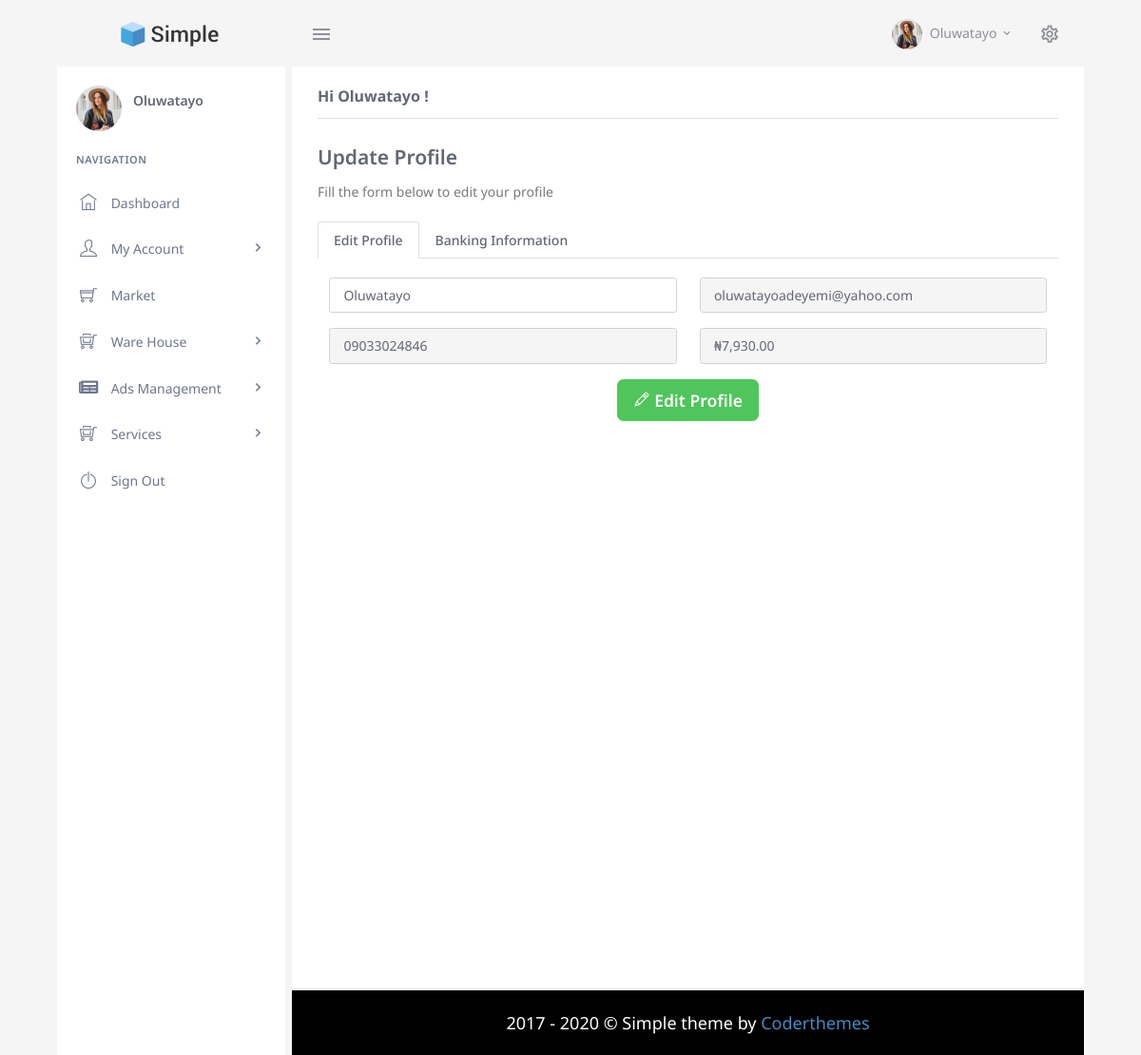
The page /account/updateProfile.php (signed in) on the database its author committed.
### tables this page shows
CREATE TABLE `user` (
  `id` int(255) NOT NULL,
  `name` varchar(255) NOT NULL,
  `email` varchar(255) NOT NULL,
  `mobile` varchar(255) NOT NULL,
  `password` varchar(255) NOT NULL,
  `main_bal` decimal(20,2) DEFAULT 0.00,
  `earn_bal` decimal(20,2) NOT NULL DEFAULT 0.00,
  `providusID` varchar(255) NOT NULL,
  `providus_reference` varchar(255) NOT NULL,
  `accesskey` varchar(255) NOT NULL DEFAULT '0000',
  `bankInfo` longtext NOT NULL,
  `isverified` varchar(255) NOT NULL DEFAULT '0'
);

### config.php (called while the page is built, shortened)
<?php
class Config
{
	public $host = "localhost";
    public $db_name = "projecthub";
    public $username = "root";
    public $password = "";
	public function __construct()
    {
        try
        {
            $this->con = new PDO("mysql:host=" . $this->host . ";dbname=" . $this->db_name, $this->username, $this->password);
        }
        catch(PDOException $exception)
        {
            $this->con = null;
            echo "Connection error: " . $exception->getMessage();
			die();
        }
    }
}
?>

### account/updateProfile.php (the view, shortened to what this page needs)
<?php
require "../action.php"; $action = new Action();
$uid = $_SESSION["uid"];
if(empty($uid)) {
	$action->redirect_to("../login");
	die();
} else {
	$userInfo = $action->userInfo($uid);
} ?>
<!DOCTYPE html>
<html lang="en">
<head>
        <link href="../assets/css/bootstrap.min.css" rel="stylesheet" type="text/css" id="bootstrap-stylesheet" />
        <link href="../assets/css/icons.min.css" rel="stylesheet" type="text/css" />
        <link href="../assets/css/app.min.css" rel="stylesheet" type="text/css" id="app-stylesheet" />
    </head>
    <body>
        <div id="wrapper">
            <div class="navbar-custom">
                <ul class="list-unstyled topnav-menu float-right mb-0">
                    <li class="dropdown notification-list">
                        <a class="nav-link dropdown-toggle nav-user mr-0" data-toggle="dropdown" href="#" role="button" aria-haspopup="false" aria-expanded="false">
                            <img src="../assets/images/avatar-1.jpg" alt="user-image" class="rounded-circle">
                            <span class="pro-user-name ml-1">
                                    <?php echo $userInfo["name"];?>  <i class="mdi mdi-chevron-down"></i>
                            </span>
                        </a>
                    </li>
                    <li class="dropdown notification-list">
                        <a href="javascript:void(0);" class="nav-link right-bar-toggle">
                            <i class="mdi mdi-settings-outline noti-icon"></i>
                        </a>
                    </li>
                </ul>
                <div class="logo-box">
                    <a href="index.html" class="logo text-center logo-dark">
                        <span class="logo-lg">
                            <img src="../assets/images/logo-dark.png" alt="" height="26">
                        </span>
                    </a>
                </div>
                <ul class="list-unstyled topnav-menu topnav-menu-left m-0">
                    <li>
                        <button class="button-menu-mobile">
                            <i class="mdi mdi-menu"></i>
                        </button>
                    </li>
				</ul>
            </div>
<div class="left-side-menu">
                <div class="user-box">
					<div class="float-left">
						<img src="../assets/images/avatar-1.jpg" alt="" class="avatar-md rounded-circle">
					</div>
					<div class="user-info">
						<a href="#"><?php echo ucfirst($userInfo["name"]);?> </a>
					</div>
				</div>
            <?php echo $action->sideMenu($uid);?>
    </div>
            <div class="content-page">
                <div class="content">
                    <div class="container-fluid">
                        <div class="row">
                            <div class="col-12">
                                <div>
                                    <h4 class="header-title mb-3">Hi <?php echo ucfirst($userInfo["name"]);?>!</h4>
                                </div>
                            </div>
                        </div>
                        <div class="row">
                            <div class="col-12">
								<h4><b>Update Profile</b></h4> Fill the form below to edit your profile<br><br>
							</div>
						</div>
                        <div class="row">
                            <div class="col-12">
								<ul class="nav nav-tabs">
									<li class="nav-item">
										<a class="nav-link active" data-toggle="tab" href="#addMaterials">Edit Profile</a>
									</li>
									<li class="nav-item">
										<a class="nav-link" data-toggle="tab" href="#uploadHist">Banking Information</a>
									</li>
								</ul>
								<div class="tab-content" style="background-color: #fff; color: #000">
									<div id="addMaterials" class="container tab-pane active">
										<form method="post">
											<div class="row">
												<div class="col-6">
													<div class="form-group">
														<input type="text" placeholder="Enter your name" value="<?php echo $userInfo["name"];?>" name="fname" class="form-control">
													</div>
												</div>
												<div class="col-6">
													<div class="form-group">
														<input type="text" disabled class="form-control" value="<?php echo $userInfo["email"];?>">
													</div>
												</div>
											</div>
											<div class="row">
												<div class="col-6">
													<div class="form-group">
														<input type="text" class="form-control" disabled value="<?php echo $userInfo["mobile"];?>">
													</div>
												</div>
												<div class="col-6">
													<div class="form-group">
														<input type="text" disabled class="form-control" value="&#8358;<?php echo number_format($userInfo["main_bal"], 2);?>">
													</div>
												</div>
											</div>
											<div class="text-center">
												<button class="btn btn-success btn-lg" name="edtProf" type="submit"><b><i class="ti-pencil"></i> Edit Profile</b></button>
											</div>
										</form>
									</div>
                            </div>
                        </div>
                    </div>
                    <footer class="footer" style="background: #000">
                        <div class="container-fluid">
                            <div class="row">
                                <div class="col-md-12" style="color: #fff; font-size: 18px">
                                    2017 - 2020 &copy; Simple theme by <a href="#">Coderthemes</a>
                                </div>
                            </div>
                        </div>
                    </footer>
                </div>
            </div>
        </div>
    </body>
</html>

### rows shown on the page
user: name "Oluwatayo", fname "Oluwatayo", email "oluwatayoadeyemi@yahoo.com", mobile "09033024846", main_bal "₦7,930.00"
